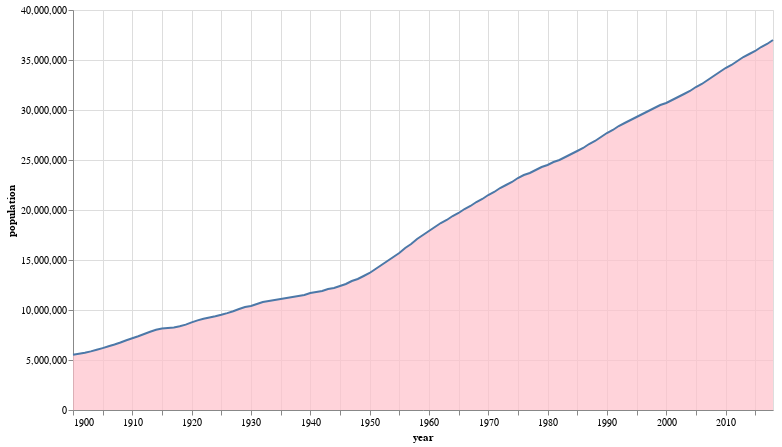

The notebook cell this image was saved under:
### Markdown cell above
## Area Marks

The `area` mark type combines aspects of `line` and `bar` marks: it visualizes connections (slopes) among data points, but also shows a filled region, with one edge defaulting to a zero-valued baseline.
Here’s a polished, student-friendly version of your area chart instructions with better grammar, flow, and a bit of explanation:

### Area Chart

An **area chart** is very similar to a line chart, but it emphasizes the magnitude of values by shading the area beneath the line. This makes it easier to see how the values accumulate or change over time.

<div class="alert alert-info" style="color:black; padding: 15px; border-radius: 8px; background-color:#eaf4ff;">

  <p><strong>Guiding Question:</strong>
    <em>How has Canada’s population changed over time?</em></p>

  <p>We will create an area chart to visualize this growth:</p>

  <p><strong>Chart Specification:</strong></p>
  <ul>
    <li>Encode <code>year</code> on the <strong>x channel</strong>.</li>
    <li>Encode <code>population</code> on the <strong>y channel</strong>.</li>
    <li>Use <code>mark_area</code> to fill in the space under the line.</li>
  </ul>

  <p>This will allow us to clearly see how Canada’s population has grown across the years.</p>
</div>

### Code cell
canada_area_chart = alt.Chart(canada_data).mark_area(line = True, color = 'pink').encode(x = alt.X('year:T'),
                                                              y = alt.Y('population:Q'),
                                                              tooltip = alt.Tooltip(['year', 'population'])).properties(width = 700, height = 400)
# Show plot
canada_area_chart
